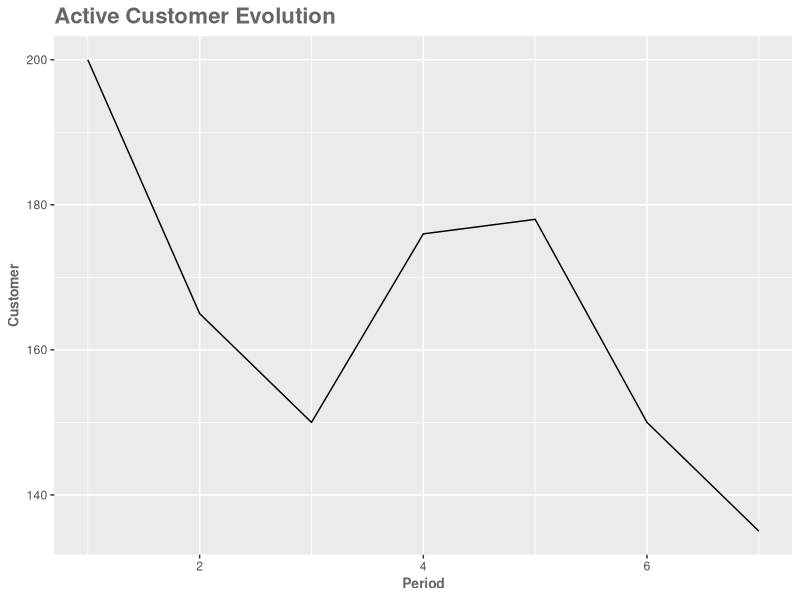
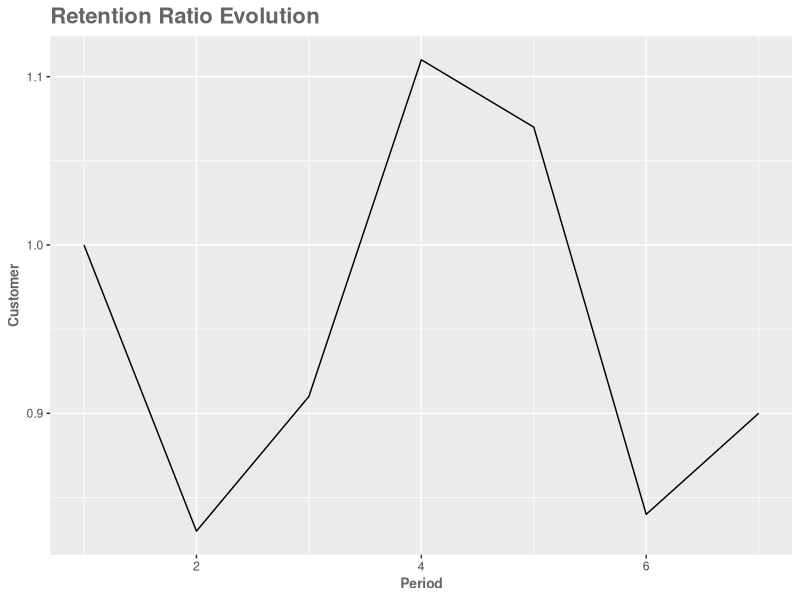
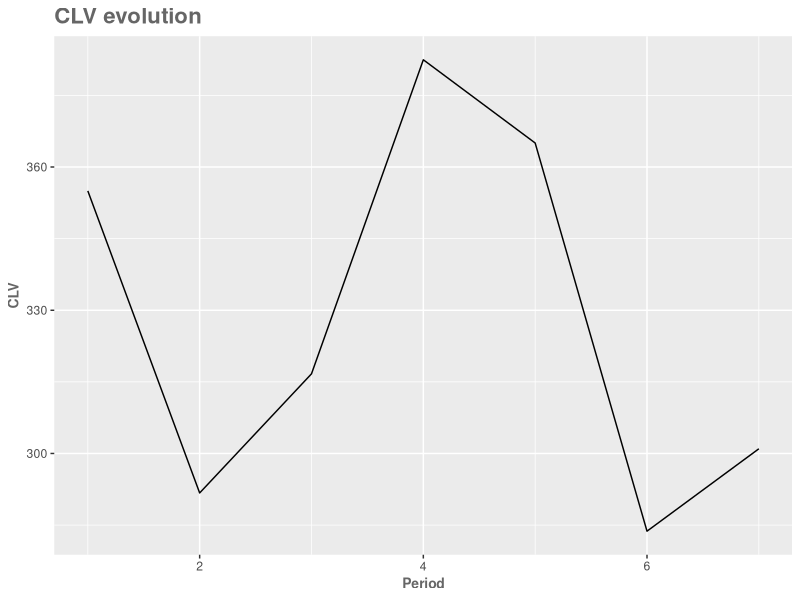

R code for these plots, in order:
#############################################################################
# IE Business School
# Customer Analytics
# S4 - CLV
# @JosepCurto | jcurto@faculty.ie.edu | 2018
# Version: 1.9
#############################################################################

# Clear console
cat("\f")

# Clear plots
graphics.off()

# Cleaning the environment
rm(list=ls())

# List of packages for session
.packages = c("readxl","ggplot2")

# Install CRAN packages (if not already installed)
.inst <- .packages %in% installed.packages()
if(length(.packages[!.inst]) > 0) install.packages(.packages[!.inst])

# Load packages into session 
lapply(.packages, library, character.only=TRUE)

# Load data into a dataframe
df <- read_excel("data/s4.xlsx", sheet = "Ex2")

# Summary
summary(df)

# Question: What we can say about the summary?

# Graph: how the number of customers is evolving
ggplot(df, aes(x = t, y = active)) +
  geom_line() + ggtitle("Active Customer Evolution") +
  ylab("Customer") + xlab("Period") +
  theme(plot.title = element_text(color="#666666", face="bold", size=16, hjust=0)) +
  theme(axis.title = element_text(color="#666666", face="bold", size=10))

# Graph: how the retention ratio is evolving
ggplot(df, aes(x = t, y = r)) + 
  geom_line() + ggtitle("Retention Ratio Evolution") + 
  ylab("Customer") + xlab("Period") +
  theme(plot.title = element_text(color="#666666", face="bold", size=16, hjust=0)) +
  theme(axis.title = element_text(color="#666666", face="bold", size=10))

# Partial CLV
df$CLV <- (df$p-df$c)*df$r/(1+df$i)^(df$t-1)

# Now we have a new column
df

#  Graph: how the partial CLV is evolving
ggplot(df, aes(x = t, y = CLV)) + geom_line() + ggtitle("CLV evolution") + ylab("CLV") + xlab("Period") + theme(plot.title = element_text(color="#666666", face="bold", size=16, hjust=0)) +
  theme(axis.title = element_text(color="#666666", face="bold", size=10))

# Question: What do we observe?

# Final step
CLV <- apply(df, 2, sum)
CLV[7]

# What does it mean this value?

# Question: What happens if retention ratio has a constant value of 0.80?